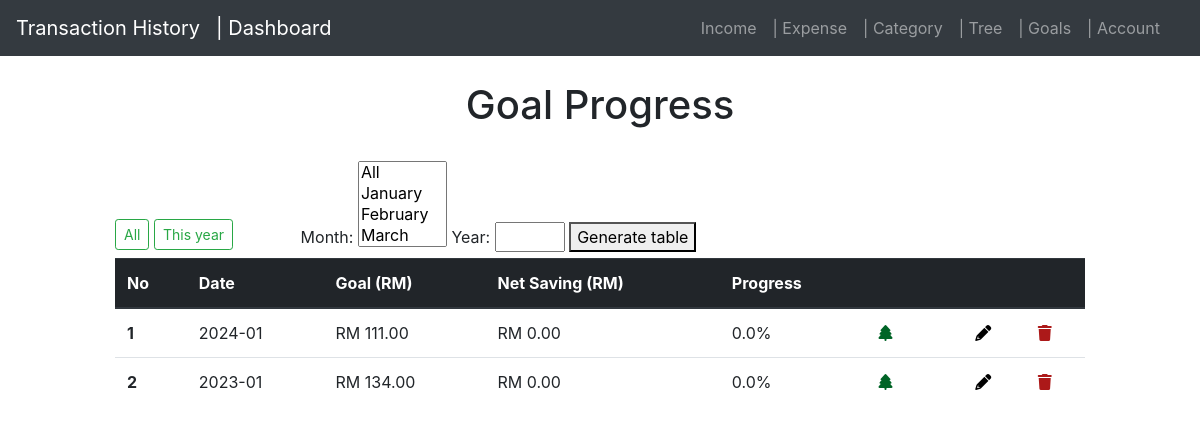
Page /compare (signed in) on the earlier database version.
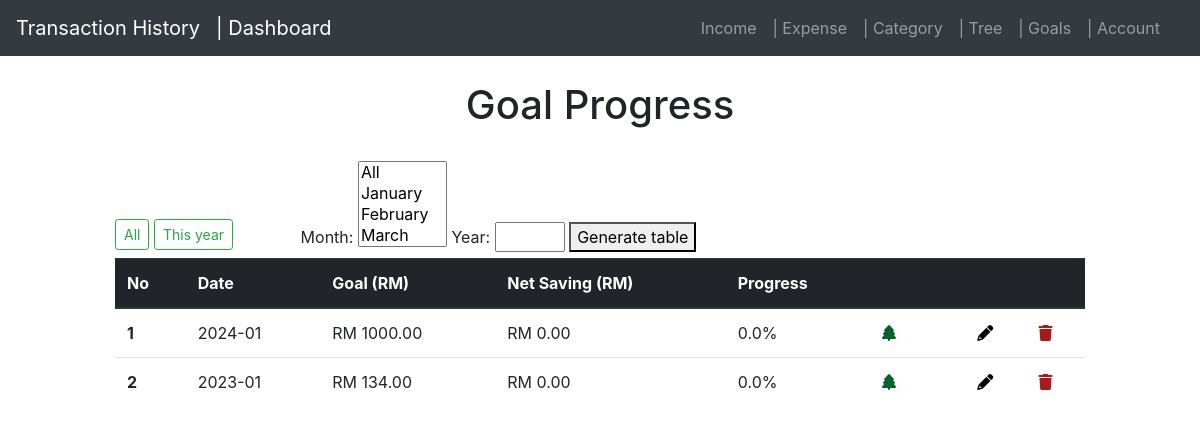
Same page on the later database version.
### application/models.py (models this page shows, shortened)
class goal(db.Model):
    id = db.Column(db.Integer, primary_key=True)
    amount = db.Column(db.Double, nullable=False)
    month = db.Column(db.String(30),nullable=False)
    year = db.Column(db.Integer, nullable=False)
    user_id = db.Column(db.Integer, db.ForeignKey('user.id'), nullable=False)

### application/routes.py (the view)
@app.route('/compare', methods=['GET', 'POST'])
@login_required
def compare():
    goall = goal.query.filter_by(user_id=current_user.id).all()
    net_query = db.session.query(
        func.sum(net.amount).label('total'),
        func.strftime('%Y-%m', net.date).label('month_year')
    ).filter_by(user_id=current_user.id).group_by(func.strftime('%Y-%m', net.date)).all()
    net_dict = {result.month_year: result.total for result in net_query}
    amounts = []
    for goal_entry in goall:
        month_year = f'{goal_entry.year}-{int(goal_entry.month):02d}'
        net_amount = net_dict.get(month_year, 0)
        if goal_entry.amount == 0 :
            progress = 0
        else:  # Avoid division by zero
            progress = ( net_amount / goal_entry.amount) * 100
            progress = min(progress, 100)  # Cap progress at 100%
        amounts.append({
            'id':goal_entry.id,
            'month_year': month_year,
            'goal': goal_entry.amount,
            'net': net_amount,
            'progress' :progress
        })
        amounts.sort(key=lambda x: x['month_year'], reverse=True)
    return render_template('goal.html', amounts=amounts)

### application/routes.py (called while the page is built)
@login_manager.user_loader
def load_user(user_id):
    return User.query.get(int(user_id))

### application/templates/goal.html (shortened to what this page needs)
{% extends 'layout.html' %}
{% block content %}
<head>
    <link rel="stylesheet" href="https://cdnjs.cloudflare.com/ajax/libs/font-awesome/6.0.0-beta3/css/all.min.css">
</head>
<div class="col-sm-10 ml-auto mr-auto ">
    <center>
     <H1>Goal Progress</H1>
    </center>
    <br>
    <div class="column is-one-third is-offset-one-third">
        <form hx-post="/search_year_month" hx-target="#results" hx-swap="innerHTML">
            <row>
                <button type='button' class="btn btn-outline-success btn-sm mb-2"hx-get="/all_goaltable" hx-target="#results">All</button>
                <button type='button' class="btn btn-outline-success btn-sm mb-2" hx-get="/this_year_goaltable" hx-target="#results">This year</button></row>
                <label for="month">Month:</label>
                <select name="month" id="month" multiple>
                    <option value="13">All</option>
                    <option value="1">January</option>
                    <option value="2">February</option>
                    <option value="3">March</option>
                    <option value="4">April</option>
                </select>
                <label for="year">Year:</label>
                <input type="number" id="year" name="year" class="input is-small", style="width: 70px;" required>
                <button type="submit" class="input is-small">Generate table</button>
        </form>
    </div>
    <table class="table">
        <thead class="thead-dark">
            <tr>
                <th scope="col">No</th>
                <th scope="col">Date</th>
                <th scope="col">Goal (RM)</th>
                <th scope="col">Net Saving (RM)</th>
                <th scope="col">Progress</th>
                <th scope="col"></th>
                <th scope="col"></th>
                <th scope="col"></th>
                <th scope="col"></th>
            </tr>
        </thead>
        <tbody id="results">
            {% if amounts %}
                {% for entry in amounts %}
                        <tr>
                            <th scope="row">{{loop.index}}</th>
                            <td>{{entry.month_year}}</td>
                            <td class="amount-field">RM {{ "{:.2f}".format(entry.goal) }}</td>
                            <td class="amount-field">RM {{ "{:.2f}".format(entry.net) }}</td>
                            {% if entry.progress < 0 %}
                                <td><span style="color: rgb(223, 20, 20);">{{ entry.progress | round(2) }}%</span></td>
                            {% elif entry.progress == 100 %}
                                <td><span style="color: rgb(0, 100, 38);">{{ entry.progress | round(2) }}%</span></td>
                            {% else %}
                                <td>{{ entry.progress | round(2) }}%</td>
                            {% endif %}
                            <td>
                                <a hx-get="{{ url_for('tree_goal', entry_id=entry.id, entry_net= entry.net) }}" hx-target="#goal-image-section" hx-swap="innerHTML">
                                    <i class="fa-solid fa-tree" style="color: rgb(0, 100, 38);"></i>
                                </a>
                            </td>
                            <td></td><td><a href="{{ url_for('edit_goal', entry_id=entry.id) }}"  class="edit" title="Edit" data-toggle="tooltip" id="1"><i class="fa fa-pencil" style="color: rgb(0, 0, 0);"></i></a></td>
                            <td><a href="{{ url_for('delete_goal', entry_id=entry.id ) }}" class="delete" title="Delete" data-toggle="tooltip" id="1"><i class="fa-solid fa-trash" style="color: rgb(172, 25, 25);"></i></a></td>
                        </tr>
                {% endfor %}
            {% else %}
                <tr>
                    <td colspan="4">No goals found. Let's set a goal.</td>
                </tr>
            {% endif %}
        </tbody>
    </table>
</div>
{% endblock %}

### application/templates/layout.html (shortened to what this page needs)
<!DOCTYPE html>
<html lang="en">
<head>
    <link rel="stylesheet"
        href="https://maxcdn.bootstrapcdn.com/bootstrap/4.0.0/css/bootstrap.min.css"
        href="static/styles.css"
>
</head>
<body>
    <div class="container-fluid">
        <div class="row">
            <div class="col-md-12 p-0">
                <header class="mb-4">
                    <nav class="navbar navbar-expand-lg navbar-dark bg-dark">
                        <a class="navbar-brand" href="{{ url_for('index') }}">Transaction History</a>
                        <a class="navbar-brand" href="{{ url_for('dashboard') }}">| Dashboard</a>
                        <div class="collapse navbar-collapse" id="navbarNavAltMarkup">
                            <div class="navbar-nav ml-auto mr-3">
                                <a class="nav-item nav-link" href="{{ url_for('add_income') }}">Income</a>
                                <a class="nav-item nav-link" href="{{ url_for('add_expense') }}">| Expense</a>
                                <a class="nav-item nav-link" href="{{ url_for('categoryy') }}">| Category</a>
                                <a class="nav-item nav-link" href="{{ url_for('tree') }}">| Tree</a>
                                <a class="nav-item nav-link" href="{{ url_for('compare') }}">| Goals</a>
                                <a class="nav-item nav-link" href="{{ url_for('account') }}">| Account</a>
                            </div>
                        </div>
                    </nav>
                </header>
            </div>
        </div>
        <div class="row justify-content-center">
            <div class="col-md-10"></div>
                {% block content %}{% endblock %}
            </div>
        </div>
</body>
</html>

Differences in the rows shown:
changed goal (number 1 of 2 on the later page): goal "111.00" → "1000.00"
